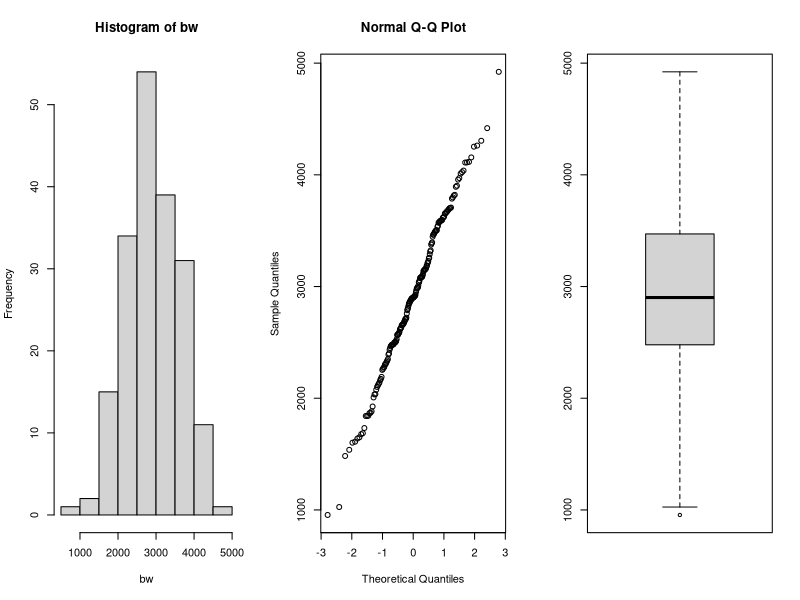
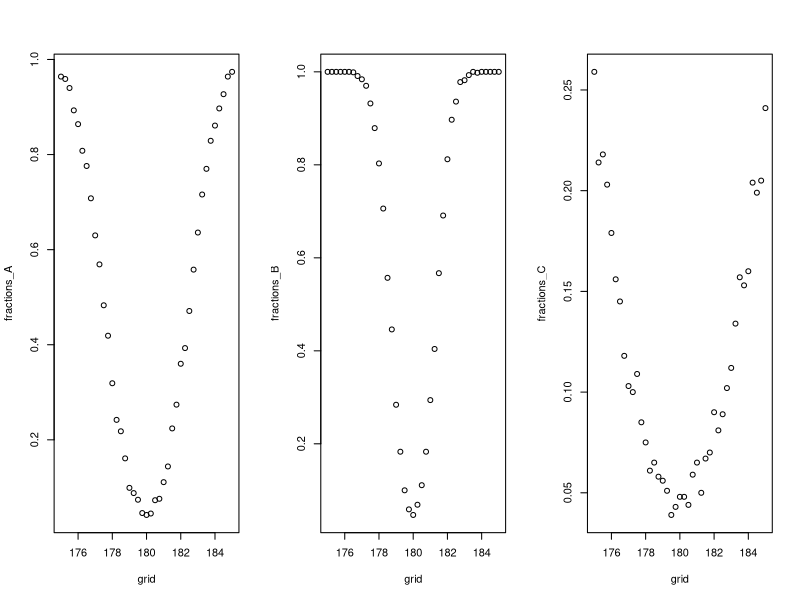
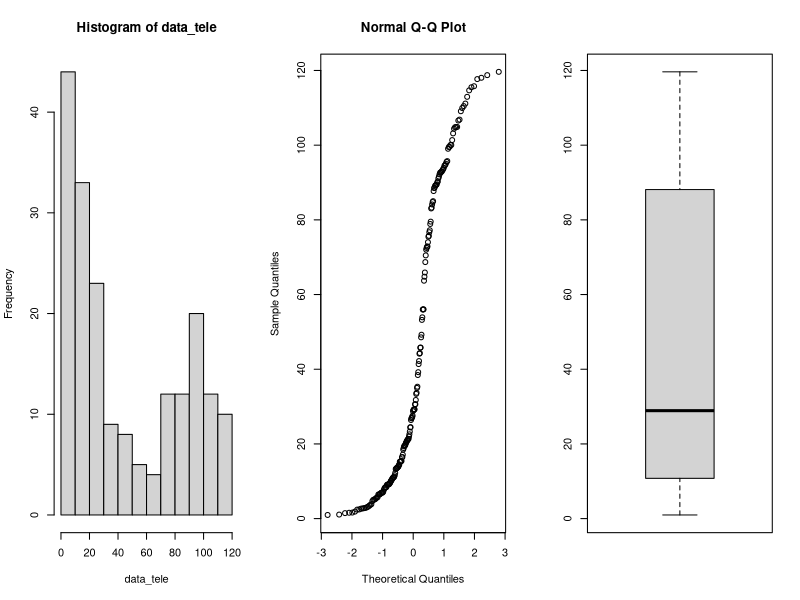
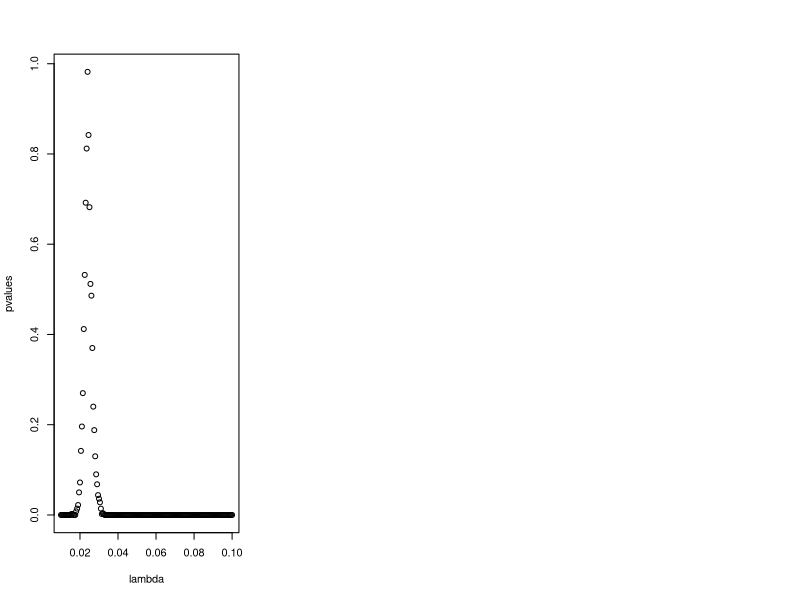
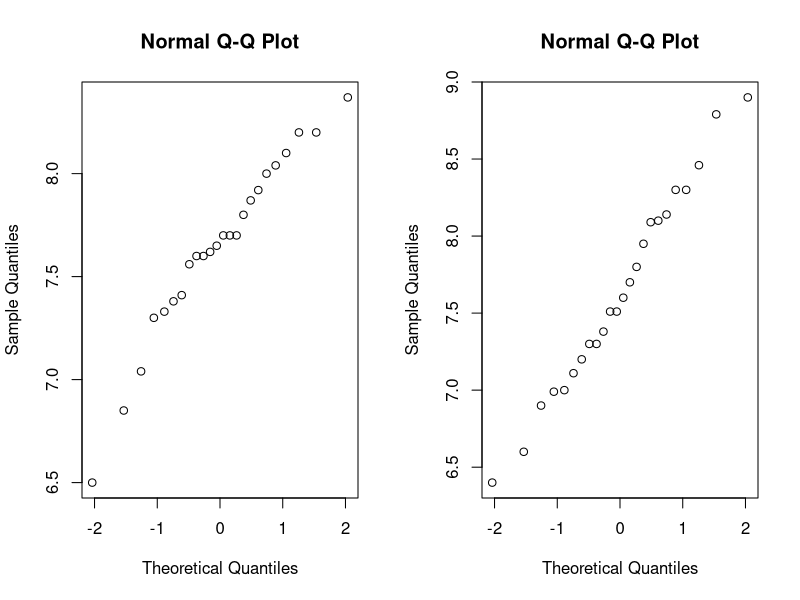
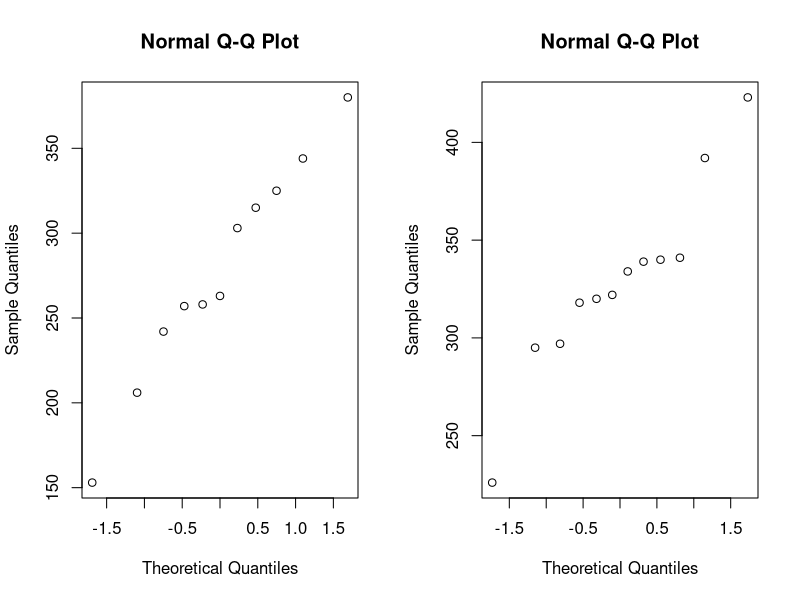
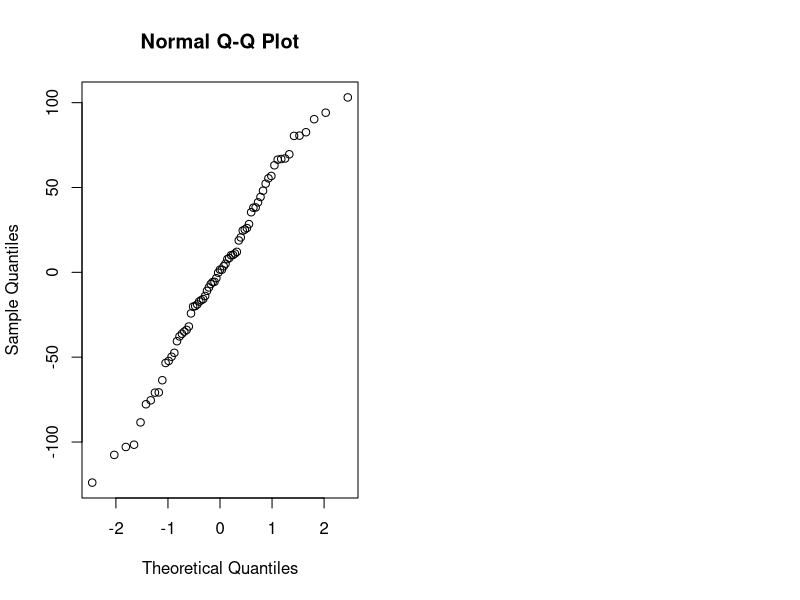

Here is the R script that generated these plots, in order:
## ---- chunk 1
library(tidyverse)
library(rstudioapi)

knitr::opts_chunk$set(echo = TRUE)
options(knitr.table.format = "latex")
setwd(dirname(getActiveDocumentContext()$path))
# round numbers to 4 digits
options(scipen = 1, digits = 4)
## ---- chunk 2
par(mfrow=c(1,3))
data=read.table(file="data/birthweight.txt",header=TRUE)

bw = data$birthweight
hist(bw)
qqnorm(bw)
boxplot(bw)
shapiro.test(bw)

## ---- chunk 3
m = mean(bw)
sd = sd(bw)
n = length(bw)
error = qnorm(0.95)*sd/sqrt(n)
ci = c(m-error, m+error)
m
ci
## ---- chunk 4
t.test(bw, mu=2800, alternative = "greater", conf.level = 0.95)
## ---- chunk 5
n <- m <- 30
mu <- 180
nu <- 175
sd <- 5
grid <- seq(175,185, by=0.25)

power_function<-function(grid,n,m,mu,sd) {
  B <- 1000
  p <- numeric(B)
  G <- length(grid)
  fractions <- numeric(G)
  for (grid_nu in 1:G){
    p <- numeric(B)
    for (b in 1:B){
      x <- rnorm(n,mu,sd)
      y <- rnorm(m,grid[grid_nu],sd)
      p[b] <- t.test(x,y, var.equal = TRUE)[[3]]
    }
    fractions[grid_nu] <- mean(p<0.05)
  }
  return(fractions)
}

fractions_A <- power_function(grid,n,m,mu,sd)

## ---- chunk 6
n <- m <- 100
mu <- 180
sd <- 5

fractions_B <- power_function(grid,n,m,mu,sd)
## ---- chunk 7
n <- m <- 30
mu <- 180
sd <- 15

fractions_C <- power_function(grid,n,m,mu,sd)
par(mfrow=c(1,3))
plot(grid,fractions_A)
plot(grid,fractions_B)
plot(grid,fractions_C)
## ---- chunk 8
data<-read.table(file="data/telephone.txt",header=TRUE)

# remove zeros
data <- data %>% filter(Bills > 0)

data_tele <- data$Bills
par(mfrow=c(1,3))
hist(data_tele)
qqnorm(data_tele)
boxplot(data_tele)

## ---- chunk 9
lambda <- seq(0.01, 0.1, 0.0005)
pvalues <- c()
t <- median(data_tele)
for (x in lambda){
  B <- 1000
  tstar <- numeric(B)
  n <- length(data_tele)
  
  for (i in 1:B){
    xstar <- rexp(n,x)
    tstar[i] <- median(xstar)
  }
  pl<-sum(tstar<t)/B
  pr<-sum(tstar>t)/B
  p<-2*min(pl,pr)
  pl;pr;p
  pvalues <- c(pvalues,p)
}
plot(lambda, pvalues)

best_p <- which(pvalues > 0.05)
lambda[best_p]
## ---- chunk 10
B <- 1000
T1 <- median(data_tele)
Tstar <- numeric(B)
for (i in 1:B){
  Xstar <- sample(data_tele,replace=TRUE)
  Tstar[i] <- median(Xstar)
}
Tstar25 <- quantile(Tstar,0.025)
Tstar975 <- quantile(Tstar, 0.975)

T1
c(2*T1-Tstar975, 2*T1-Tstar25)

## ---- chunk 11
max_index <- which.max(pvalues)

opt_Lambda <- lambda[max_index]

paste0("Optimal lambda value found: ", round(opt_Lambda, 4))

theoretical_median = log(2)/opt_Lambda
round(theoretical_median,3)
error = qnorm(0.975)*(theoretical_median/sqrt(length(data_tele)))
c(round(theoretical_median - error, 3), round(theoretical_median + error,3))
## ---- chunk 12
bill_bigeq40 <- sum(data_tele>=40)
bill_smal40 <- sum(data_tele<40)

binom.test(bill_bigeq40, length(data_tele),p=0.5)
binom.test(bill_smal40, length(data_tele),p=0.5)

bill_less10 <- sum(data_tele < 10)
bill_less10/length(data_tele)
## ---- chunk 13
data <- read.table(file="data/run.txt",header=TRUE)
cor.test(data$before, data$after)$p.value
## disgnostics
par(mfrow=c(1,2)); qqnorm(data$before); qqnorm(data$after)
## ---- chunk 14
# calculate differences
data <- data %>% 
  mutate(diff = before - after)
# filter for lemo and perdorm paired t-test
lemo <- data %>% 
  filter(drink == "lemo")
paste0("p-value for soft drink: ", 
       round(t.test(lemo$before, lemo$after, paired = TRUE)$p.value, 4))
# filter for energy and perform paired t-test
energy <- data %>% 
  filter(drink == "energy")
paste0("p-value for energy drink: ", 
       round(t.test(energy$before, energy$after, paired = TRUE)$p.value, 4))
## ---- chunk 15
# perform t-test
t.test(lemo$diff, energy$diff)$p.value
## ---- chunk 16
# filter for meatmeal
meatmeal <- chickwts %>% 
  filter(feed == "meatmeal") %>% 
  select(weight)
# filter for sunflower
sunflower <- chickwts %>% 
  filter(feed == "sunflower") %>% 
  select(weight)
# check for data normality
par(mfrow=c(1,2))
qqnorm(meatmeal$weight)
qqnorm(sunflower$weight)
# perform t-test, the data is not paired
paste0("t-test p-value: ", 
       round(t.test(meatmeal, sunflower)$p.value, 4))
# Mann-Whitney test
paste0("Mann-Whitney test p-value: ", 
       round(wilcox.test(meatmeal$weight, sunflower$weight)$p.value, 4))
# Kolmogorov-Smirnov test
paste0("Kolmogorov-Smirnov test: ", 
       round(ks.test(meatmeal$weight, sunflower$weight)$p.value, 4))
## ---- chunk 17
chickaov <- lm(weight~feed, data = chickwts)
# performing one-way ANOVA
anova(chickaov)
## ---- chunk 18
#extracting more information
table <- data.frame(summary(chickaov)$coefficients) 
table %>% 
  rename("p-value" = `Pr...t..`) %>% 
  add_rownames("Type") %>% 
  mutate(Type = case_when(
    Type == "(Intercept)" ~ "feedcasein",
    TRUE ~ Type
  ), Estimate = case_when(
    Type != "feedcasein" ~ as.numeric(table$Estimate[1]) + Estimate,
    TRUE ~ Estimate
  )) %>%  mutate_if(is.numeric, funs(as.character(signif(., 4)))) %>%
    knitr::kable(.)
## ---- chunk 19
# check for normality
qqnorm(chickaov$residuals)
## ---- chunk 20
kruskal.test(weight~feed, data = chickwts)$p.value
